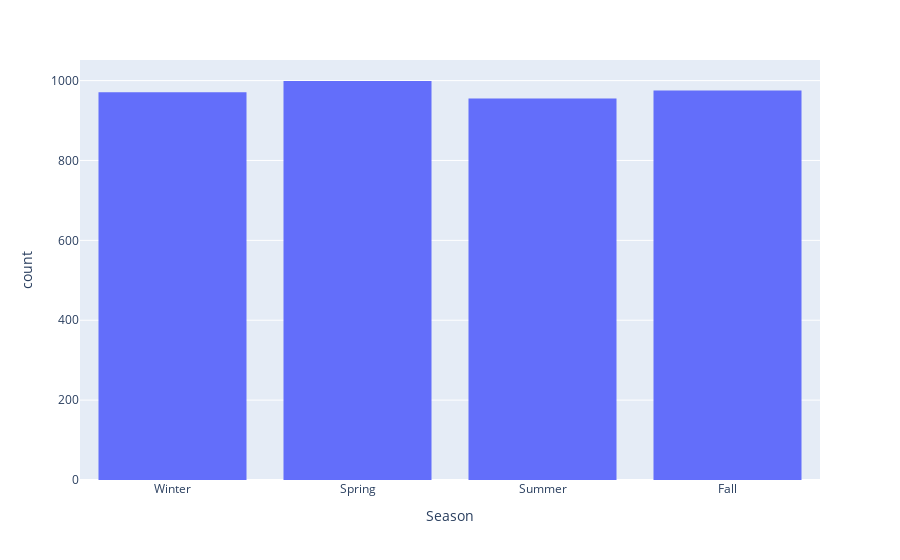

Notebook code cell kept with this figure:
### Code cell
# мы уже увидели, что в датасете все пользователи уникальны
# поэтому
fig = px.histogram(df[['Season', 'Customer ID']], x="Season", barmode='group', height=400)
fig.show()
# от лета к весне идет повышение числа уникальных покупателей

### Figure 1 — Plotly figure (JSON) as saved in the notebook; plotly's stock layout.template omitted (floating-point values rounded to 4 significant figures; data arrays with more than 128 entries replaced by an {"elided": "..."} marker saying what was removed)
{"data": [{"alignmentgroup": "True", "bingroup": "x", "hovertemplate": "Season=%{x}<br>count=%{y}<extra></extra>", "legendgroup": "", "marker": {"color": "#636efa", "pattern": {"shape": ""}}, "name": "", "offsetgroup": "", "orientation": "v", "showlegend": false, "type": "histogram", "x": {"elided": "3900 str values"}, "xaxis": "x", "yaxis": "y"}], "layout": {"autosize": true, "barmode": "group", "legend": {"tracegroupgap": 0}, "margin": {"t": 60}, "xaxis": {"anchor": "y", "autorange": true, "domain": [0, 1], "range": [-0.5, 3.5], "title": {"text": "Season"}, "type": "category"}, "yaxis": {"anchor": "x", "autorange": true, "domain": [0, 1], "range": [0, 1052.0], "title": {"text": "count"}}}}
